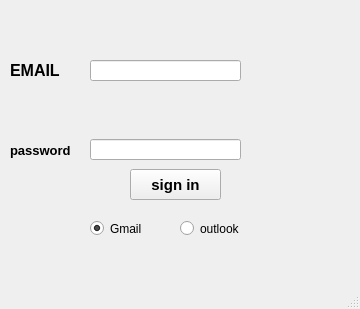
<?xml version="1.0" encoding="UTF-8"?>
<ui version="4.0">
 <class>MainWindow</class>
 <widget class="QMainWindow" name="MainWindow">
  <property name="geometry">
   <rect>
    <x>0</x>
    <y>0</y>
    <width>360</width>
    <height>309</height>
   </rect>
  </property>
  <property name="windowTitle">
   <string>email</string>
  </property>
  <property name="windowIcon">
   <iconset>
    <normaloff>C:/Users/Naglaa/Desktop/49-496199_icons-envelope-computer-mail-message-email-email-icon.png</normaloff>C:/Users/Naglaa/Desktop/49-496199_icons-envelope-computer-mail-message-email-email-icon.png</iconset>
  </property>
  <widget class="QWidget" name="centralwidget">
   <widget class="QLabel" name="label">
    <property name="geometry">
     <rect>
      <x>-300</x>
      <y>290</y>
      <width>47</width>
      <height>13</height>
     </rect>
    </property>
    <property name="text">
     <string>TextLabel</string>
    </property>
   </widget>
   <widget class="QLabel" name="label_2">
    <property name="geometry">
     <rect>
      <x>10</x>
      <y>60</y>
      <width>81</width>
      <height>21</height>
     </rect>
    </property>
    <property name="font">
     <font>
      <pointsize>12</pointsize>
      <weight>75</weight>
      <bold>true</bold>
     </font>
    </property>
    <property name="text">
     <string>EMAIL</string>
    </property>
   </widget>
   <widget class="QLabel" name="label_3">
    <property name="geometry">
     <rect>
      <x>10</x>
      <y>140</y>
      <width>81</width>
      <height>21</height>
     </rect>
    </property>
    <property name="font">
     <font>
      <pointsize>10</pointsize>
      <weight>75</weight>
      <bold>true</bold>
     </font>
    </property>
    <property name="text">
     <string>password</string>
    </property>
   </widget>
   <widget class="QLineEdit" name="lineEdit">
    <property name="geometry">
     <rect>
      <x>90</x>
      <y>60</y>
      <width>151</width>
      <height>21</height>
     </rect>
    </property>
   </widget>
   <widget class="QLineEdit" name="lineEdit_2">
    <property name="geometry">
     <rect>
      <x>90</x>
      <y>139</y>
      <width>151</width>
      <height>21</height>
     </rect>
    </property>
    <property name="echoMode">
     <enum>QLineEdit::Password</enum>
    </property>
   </widget>
   <widget class="QRadioButton" name="radioButton">
    <property name="geometry">
     <rect>
      <x>90</x>
      <y>220</y>
      <width>82</width>
      <height>17</height>
     </rect>
    </property>
    <property name="text">
     <string>Gmail</string>
    </property>
    <property name="checked">
     <bool>true</bool>
    </property>
   </widget>
   <widget class="QRadioButton" name="radioButton_2">
    <property name="geometry">
     <rect>
      <x>180</x>
      <y>220</y>
      <width>82</width>
      <height>17</height>
     </rect>
    </property>
    <property name="text">
     <string>outlook</string>
    </property>
    <property name="checked">
     <bool>false</bool>
    </property>
   </widget>
   <widget class="QLabel" name="label_4">
    <property name="geometry">
     <rect>
      <x>250</x>
      <y>10</y>
      <width>111</width>
      <height>91</height>
     </rect>
    </property>
    <property name="text">
     <string/>
    </property>
    <property name="pixmap">
     <pixmap>C:/Users/Naglaa/Desktop/49-496199_icons-envelope-computer-mail-message-email-email-icon.png</pixmap>
    </property>
    <property name="scaledContents">
     <bool>true</bool>
    </property>
   </widget>
   <widget class="QPushButton" name="pushButton">
    <property name="geometry">
     <rect>
      <x>130</x>
      <y>169</y>
      <width>91</width>
      <height>31</height>
     </rect>
    </property>
    <property name="font">
     <font>
      <pointsize>11</pointsize>
      <weight>75</weight>
      <bold>true</bold>
     </font>
    </property>
    <property name="text">
     <string>sign in</string>
    </property>
   </widget>
  </widget>
  <widget class="QMenuBar" name="menubar">
   <property name="geometry">
    <rect>
     <x>0</x>
     <y>0</y>
     <width>360</width>
     <height>21</height>
    </rect>
   </property>
  </widget>
  <widget class="QStatusBar" name="statusbar"/>
 </widget>
 <resources/>
 <connections/>
</ui>
